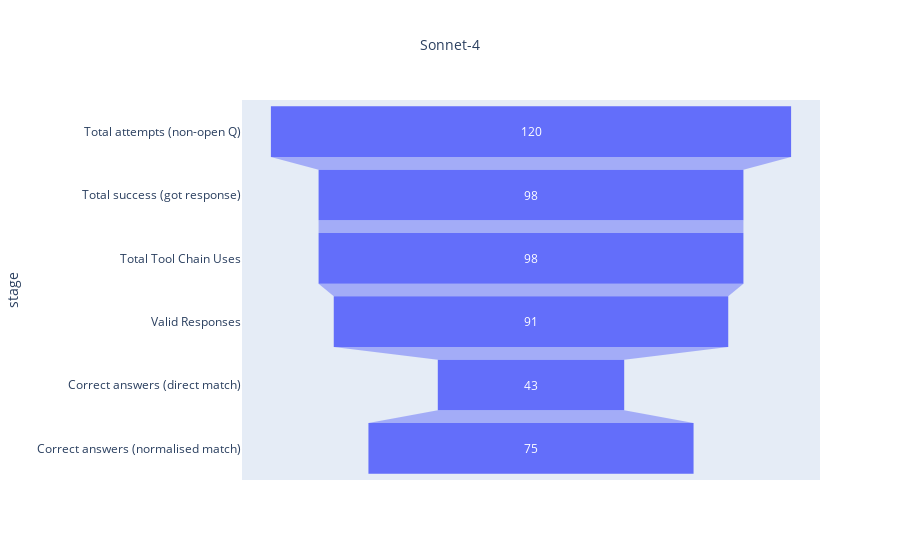

Write notebook code for a chart like this one.
### Code cell
data = dict(
    number=[total_non_open, non_open_success, 
            non_open_tool_chains, non_open_suc_valid, 
            non_open_correct_raw, non_open_correct_norm
            ],
    stage=["Total attempts (non-open Q)", "Total success (got response)", 
           "Total Tool Chain Uses", "Valid Responses",
           "Correct answers (direct match)", "Correct answers (normalised match)"
           ])

# color_discrete_map={
#         "Total attempts": "#636EFA",
#         "Total success (got response)": "#00CC96",
#         "Total Tool Chain Uses": "#AB63FA",
#         "Valid Responses (or open questions)": "#FFA15A"
#     }

fig = px.funnel(data, x='number', y='stage', title=model.title(), 
                #color="stage", 
                #color_discrete_map=color_discrete_map
                )
fig.update_layout(title_font_size=14, title_x=0.5)  # optional tweaks
fig.write_image(f"results/{model}_results_funnel.png")
fig.show()

### Figure 1 — Plotly figure (JSON) as saved in the notebook; plotly's stock layout.template omitted (floating-point values rounded to 4 significant figures)
{"data": [{"hovertemplate": "number=%{x}<br>stage=%{y}<extra></extra>", "legendgroup": "", "marker": {"color": "#636efa"}, "name": "", "orientation": "h", "showlegend": false, "type": "funnel", "x": [120, 98, 98, 91, 43, 75], "xaxis": "x", "y": ["Total attempts (non-open Q)", "Total success (got response)", "Total Tool Chain Uses", "Valid Responses", "Correct answers (direct match)", "Correct answers (normalised match)"], "yaxis": "y"}], "layout": {"legend": {"tracegroupgap": 0}, "title": {"font": {"size": 14}, "text": "Sonnet-4", "x": 0.5}, "xaxis": {"anchor": "y", "domain": [0, 1], "title": {"text": "number"}}, "yaxis": {"anchor": "x", "domain": [0, 1], "title": {"text": "stage"}}}}
